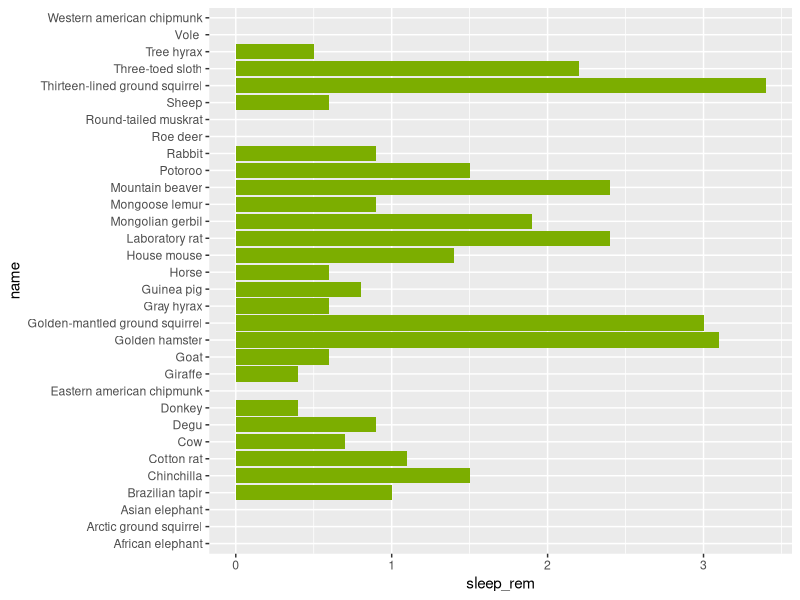
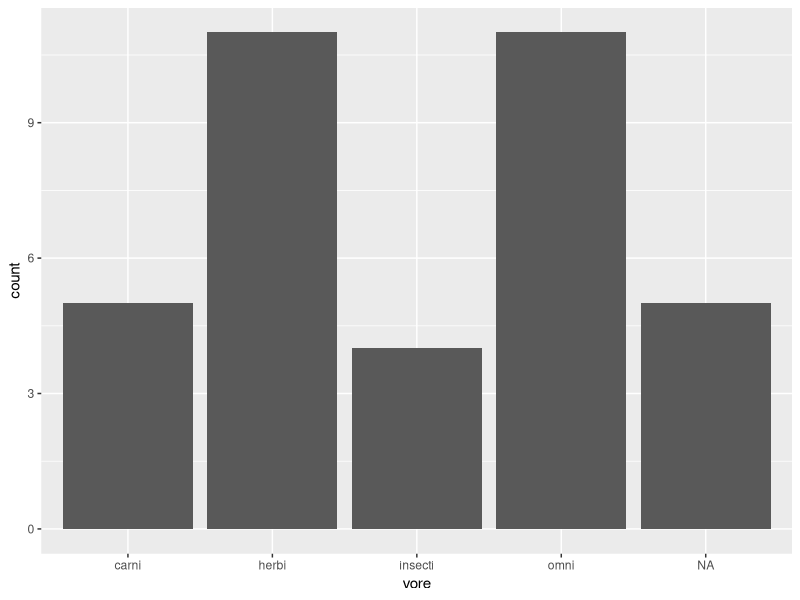

Source code (R) for these figures, in order:
## ---- chunk 1
#| label: setup

library(tidyverse)
## ---- chunk 2
msleep <- ggplot2::msleep
msleep
## ---- chunk 3
msleep |>
  arrange(brainwt)
## ---- chunk 4
msleep |>
  arrange(desc(sleep_total))
## ---- chunk 5

## ---- chunk 6
# Only keep herbivores
msleep |>
  filter(vore == "herbi")
# note that it's a double = sign!
## ---- chunk 7
msleep
## ---- chunk 8
msleep_herbi <- msleep |>
  filter(vore == "herbi")
## ---- chunk 9

## ---- chunk 10
msleep |>
  filter(is.na(sleep_cycle))
## ---- chunk 11
msleep |>
  drop_na(conservation)

# Is equivalent to
msleep |>
  filter(!is.na(conservation))
## ---- chunk 12
msleep |>
  filter(vore == "herbi" & sleep_total > 15)
## ---- chunk 13

## ---- chunk 14

## ---- chunk 15
msleep |>
  slice_max(
    sleep_total,
    by = vore
    )
## ---- chunk 16
msleep |>
  select(name, order)
## ---- chunk 17

## ---- chunk 18
msleep |>
  select(name, starts_with("sleep"))
## ---- chunk 19
msleep |>
  select(name, where(is.numeric))
## ---- chunk 20
msleep |>
  select(name:sleep_total)
## ---- chunk 21
msleep |>
  select(name, order, vore, bodywt) |> 
  filter(order %in% c("Carnivora", "Artiodactyla", "Rodentia")) |>
  summarise(
    n(),
    mean(bodywt),
    .by = order
    )
## ---- chunk 22
# Nesting functions
summarise(
  filter(
    select(msleep, name, order, vore, bodywt),
    order %in% c("Carnivora", "Artiodactyla", "Rodentia")
    ),
  n(),
  mean(bodywt),
  .by = order
  )
## ---- chunk 23
# Creating intermediate objects
msleep_essential_cols <- select(msleep, name, order, vore, bodywt)
msleep_relevant_orders <- filter(msleep_essential_cols, order %in% c("Carnivora", "Artiodactyla", "Rodentia"))
summarise(
  msleep_relevant_orders,
  n(),
  mean(bodywt),
  .by = order
  )
## ---- chunk 24
# Plotting REM sleep for herbivores only
msleep |> 
  filter(vore == "herbi") |>
  ggplot(aes(sleep_rem, name)) +
  geom_col(fill = "#7CAE00")
## ---- chunk 25

## ---- chunk 26
#| label: Exercise 1 solution
msleep |>
  arrange(order, genus)
## ---- chunk 27
#| label: Exercise 2 solution
msleep |>
  filter(sleep_total == 4)
## ---- chunk 28
#| label: Exercise 3 solution
msleep |>
  filter(conservation == "domesticated" & bodywt > 50)
## ---- chunk 29
#| label: Exercise 4 solution

msleep |>
  filter(brainwt < 50/1000) |>
  ggplot(aes(vore)) +
  geom_bar()
## ---- chunk 30
#| label: Exercise 5 solution
msleep |> 
  select(name, brainwt, bodywt)
## ---- chunk 31
#| label: Exercise 6 solution
sleepy <- msleep |>
  filter(vore == "insecti" & sleep_total >= 13) |>
  select(name, sleep_total) |> 
  arrange(desc(sleep_total))

sleepy
